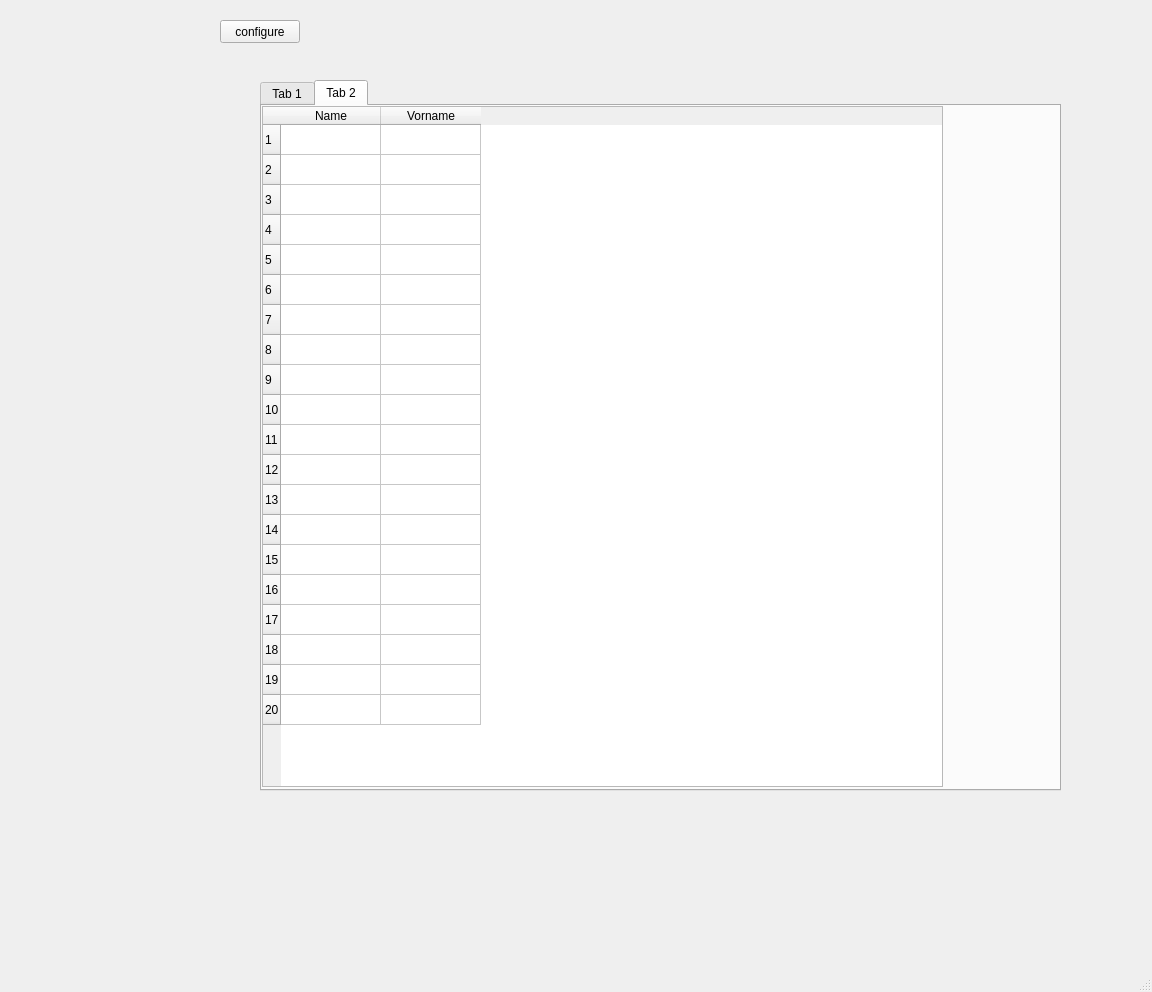
<?xml version="1.0" encoding="UTF-8"?>
<ui version="4.0">
 <class>MainWindow</class>
 <widget class="QMainWindow" name="MainWindow">
  <property name="geometry">
   <rect>
    <x>0</x>
    <y>0</y>
    <width>1152</width>
    <height>992</height>
   </rect>
  </property>
  <property name="windowTitle">
   <string>MainWindow</string>
  </property>
  <widget class="QWidget" name="centralwidget">
   <widget class="QTabWidget" name="tabWidget">
    <property name="geometry">
     <rect>
      <x>260</x>
      <y>80</y>
      <width>801</width>
      <height>711</height>
     </rect>
    </property>
    <property name="currentIndex">
     <number>1</number>
    </property>
    <widget class="QWidget" name="tab">
     <attribute name="title">
      <string>Tab 1</string>
     </attribute>
     <widget class="QTableWidget" name="tableWidget">
      <property name="geometry">
       <rect>
        <x>0</x>
        <y>0</y>
        <width>591</width>
        <height>681</height>
       </rect>
      </property>
      <row>
       <property name="text">
        <string>1</string>
       </property>
      </row>
      <row>
       <property name="text">
        <string>2</string>
       </property>
      </row>
      <row>
       <property name="text">
        <string>3</string>
       </property>
      </row>
      <row>
       <property name="text">
        <string>Neue Zeile</string>
       </property>
      </row>
      <row>
       <property name="text">
        <string>Neue Zeile</string>
       </property>
      </row>
      <row>
       <property name="text">
        <string>Neue Zeile</string>
       </property>
      </row>
      <row>
       <property name="text">
        <string>Neue Zeile</string>
       </property>
      </row>
      <row>
       <property name="text">
        <string>Neue Zeile</string>
       </property>
      </row>
      <row>
       <property name="text">
        <string>Neue Zeile</string>
       </property>
      </row>
      <row>
       <property name="text">
        <string>Neue Zeile</string>
       </property>
      </row>
      <row>
       <property name="text">
        <string>Neue Zeile</string>
       </property>
      </row>
      <row>
       <property name="text">
        <string>Neue Zeile</string>
       </property>
      </row>
      <row>
       <property name="text">
        <string>Neue Zeile</string>
       </property>
      </row>
      <row>
       <property name="text">
        <string>Neue Zeile</string>
       </property>
      </row>
      <row>
       <property name="text">
        <string>Neue Zeile</string>
       </property>
      </row>
      <row>
       <property name="text">
        <string>Neue Zeile</string>
       </property>
      </row>
      <row>
       <property name="text">
        <string>Neue Zeile</string>
       </property>
      </row>
      <row>
       <property name="text">
        <string>Neue Zeile</string>
       </property>
      </row>
      <row>
       <property name="text">
        <string>Neue Zeile</string>
       </property>
      </row>
      <column>
       <property name="text">
        <string>Name</string>
       </property>
      </column>
      <column>
       <property name="text">
        <string>Vorname</string>
       </property>
      </column>
     </widget>
    </widget>
    <widget class="QWidget" name="tab_2">
     <attribute name="title">
      <string>Tab 2</string>
     </attribute>
     <widget class="QTableWidget" name="tableWidget_2">
      <property name="geometry">
       <rect>
        <x>0</x>
        <y>0</y>
        <width>681</width>
        <height>681</height>
       </rect>
      </property>
      <row>
       <property name="text">
        <string>1</string>
       </property>
      </row>
      <row>
       <property name="text">
        <string>2</string>
       </property>
      </row>
      <row>
       <property name="text">
        <string>3</string>
       </property>
      </row>
      <row>
       <property name="text">
        <string>4</string>
       </property>
      </row>
      <row>
       <property name="text">
        <string>5</string>
       </property>
      </row>
      <row>
       <property name="text">
        <string>6</string>
       </property>
      </row>
      <row>
       <property name="text">
        <string>7</string>
       </property>
      </row>
      <row>
       <property name="text">
        <string>8</string>
       </property>
      </row>
      <row>
       <property name="text">
        <string>9</string>
       </property>
      </row>
      <row>
       <property name="text">
        <string>10</string>
       </property>
      </row>
      <row>
       <property name="text">
        <string>11</string>
       </property>
      </row>
      <row>
       <property name="text">
        <string>12</string>
       </property>
      </row>
      <row>
       <property name="text">
        <string>13</string>
       </property>
      </row>
      <row>
       <property name="text">
        <string>14</string>
       </property>
      </row>
      <row>
       <property name="text">
        <string>15</string>
       </property>
      </row>
      <row>
       <property name="text">
        <string>16</string>
       </property>
      </row>
      <row>
       <property name="text">
        <string>17</string>
       </property>
      </row>
      <row>
       <property name="text">
        <string>18</string>
       </property>
      </row>
      <row>
       <property name="text">
        <string>19</string>
       </property>
      </row>
      <row>
       <property name="text">
        <string>20</string>
       </property>
      </row>
      <column>
       <property name="text">
        <string>Name</string>
       </property>
      </column>
      <column>
       <property name="text">
        <string>Vorname</string>
       </property>
      </column>
     </widget>
    </widget>
   </widget>
   <widget class="QLabel" name="label">
    <property name="geometry">
     <rect>
      <x>0</x>
      <y>0</y>
      <width>201</width>
      <height>201</height>
     </rect>
    </property>
    <property name="text">
     <string/>
    </property>
    <property name="pixmap">
     <pixmap>1980.jpeg</pixmap>
    </property>
   </widget>
   <widget class="QPushButton" name="pushButton">
    <property name="geometry">
     <rect>
      <x>220</x>
      <y>20</y>
      <width>80</width>
      <height>23</height>
     </rect>
    </property>
    <property name="text">
     <string>configure</string>
    </property>
   </widget>
  </widget>
  <widget class="QMenuBar" name="menubar">
   <property name="geometry">
    <rect>
     <x>0</x>
     <y>0</y>
     <width>1152</width>
     <height>20</height>
    </rect>
   </property>
  </widget>
  <widget class="QStatusBar" name="statusbar"/>
 </widget>
 <resources/>
 <connections/>
</ui>
